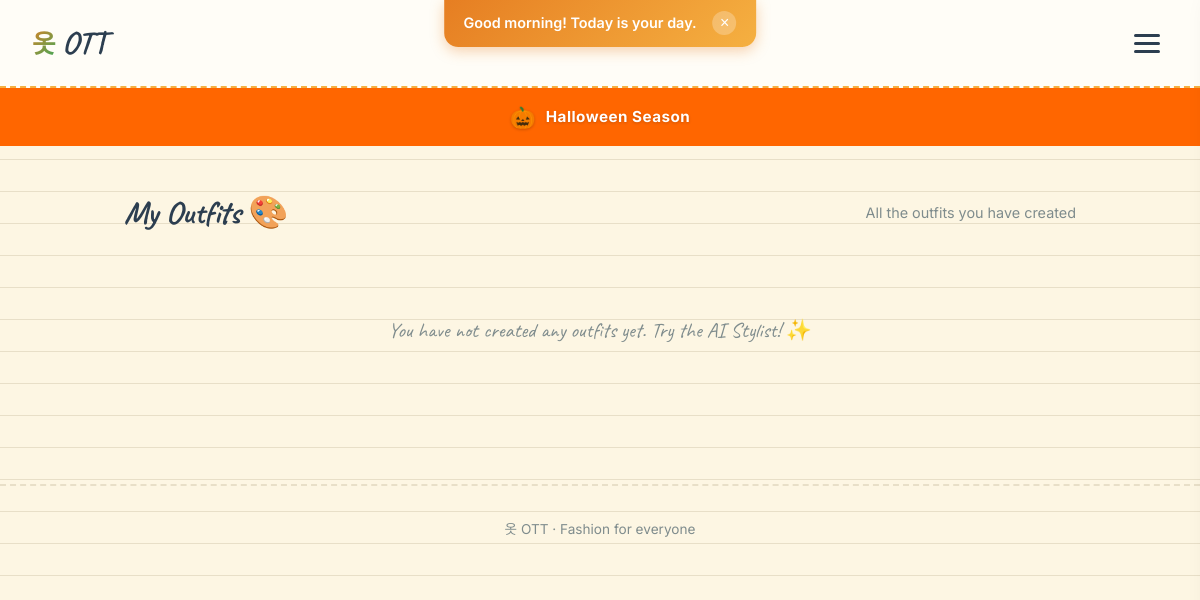
/outfits (signed in), run on an earlier commit of the app's database.
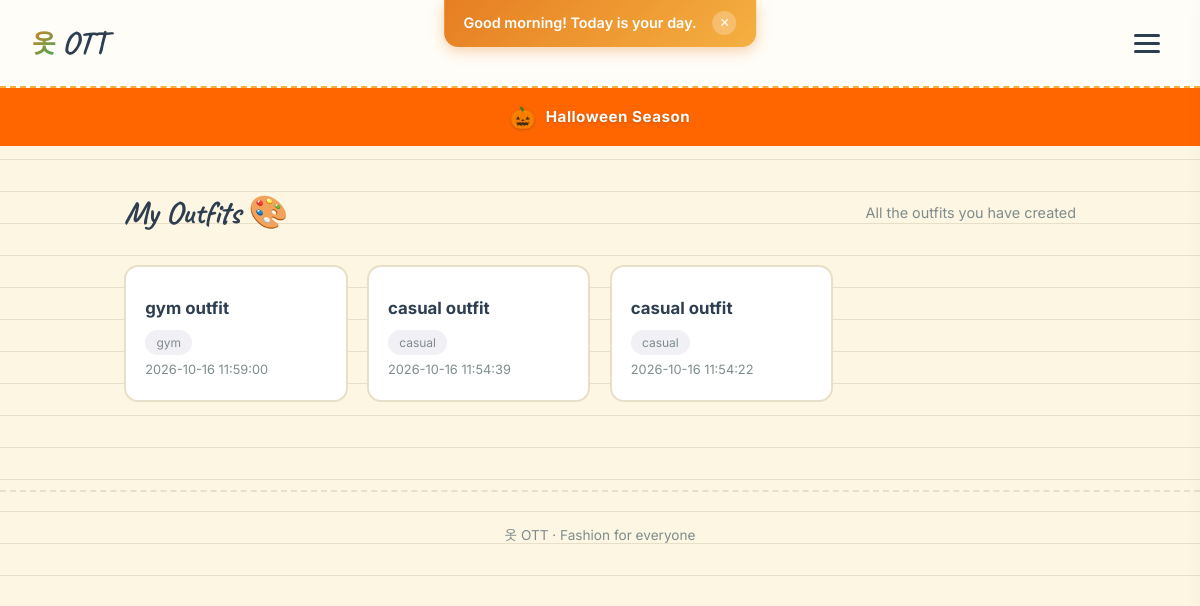
And on a later commit of the database.
### tables this page shows
CREATE TABLE outfits (
    id INTEGER PRIMARY KEY AUTOINCREMENT,
    user_id INTEGER NOT NULL,
    title TEXT,
    occasion TEXT,
    item_ids TEXT,
    created_at TIMESTAMP DEFAULT CURRENT_TIMESTAMP, is_public INTEGER DEFAULT 0,
    FOREIGN KEY(user_id) REFERENCES users(id)
);

### app.py (the view)
@app.route("/outfits")
@login_required
def outfit_history():
    uid = session["user_id"]
    try:
        rows = db.execute("SELECT id, title, occasion, created_at FROM outfits WHERE user_id = ? ORDER BY created_at DESC LIMIT 50", uid)
    except Exception:
        rows = []
    return render_template("outfit_history.html", outfits=rows, total=len(rows))

### app.py (called while the page is built)
@app.context_processor
def inject_globals():
    from translations import get_text
    lang = session.get("lang", "en")
    season_name, season_emoji, season_color = get_seasonal_theme()
    return {
        "lang": lang,
        "t": lambda key: get_text(key, lang),
        "season_name": season_name,
        "season_emoji": season_emoji,
        "season_color": season_color,
    }

### helpers.py (called while the page is built)
def login_required(f):
    @wraps(f)
    def decorated(*args, **kwargs):
        if session.get("user_id") is None:
            return redirect("/login")
        return f(*args, **kwargs)
    return decorated

def get_seasonal_theme():
    from datetime import datetime
    month = datetime.now().month
    themes = {
        1:  ("Winter Cozy", "❄️", "#87CEEB"),
        2:  ("Valentine",   "💕", "#FF69B4"),
        3:  ("Spring",      "🌸", "#FFB6C1"),
        4:  ("Spring",      "🌸", "#FFB6C1"),
        5:  ("Summer",      "☀️", "#FFD700"),
        6:  ("Summer",      "☀️", "#FFD700"),
        7:  ("Summer Vibes", "🏖️", "#00CED1"),
        8:  ("Late Summer", "🌊", "#20B2AA"),
        9:  ("Pre-Fall",    "🍃", "#DAA520"),
        10: ("Halloween",   "🎃", "#FF6600"),
        11: ("Autumn",      "🍂", "#8B4513"),
        12: ("Christmas",   "🎄", "#DC143C"),
    }
    return themes.get(month, ("Default", "✨", "#E67E22"))

### translations.py (called while the page is built)
def get_text(key, lang="en"):
    return TRANSLATIONS.get(lang, TRANSLATIONS["en"]).get(key, key)

### templates/outfit_history.html (shortened to what this page needs)
{% extends "layout.html" %}
{% block main %}
<div class="page-head">
    <h1>My Outfits 🎨</h1>
    <p class="muted">All the outfits you have created</p>
</div>
{% if outfits %}
<div class="grid">
    {% for o in outfits %}
    <div class="card">
        <h3>{{ o.title }}</h3>
        <span class="tag">{{ o.occasion }}</span>
        <p class="muted" style="font-size: 0.8rem;">{{ o.created_at }}</p>
    </div>
    {% endfor %}
</div>
{% else %}
<p class="empty">You have not created any outfits yet. Try the AI Stylist! ✨</p>
{% endif %}
{% endblock %}

### templates/layout.html (shortened to what this page needs)
<!DOCTYPE html>
<html lang="{{ lang|default('en') }}" dir="{% if lang == 'ar' %}rtl{% else %}ltr{% endif %}" translate="no">
<head>
<link rel="stylesheet" href="{{ url_for('static', filename='css/style.css') }}">
</head>
<body class="notranslate">
<nav class="nav">
    <a href="/" class="brand">
        <span class="korean">옷</span>
        <span class="name">OTT</span>
    </a>
    <button class="menu-btn" onclick="toggleSidebar()" aria-label="Menu">
        <span></span><span></span><span></span>
    </button>
</nav>
<div class="season-banner" style="background: {{ season_color }};">
    <span>{{ season_emoji }}</span>
    <span>{{ season_name }} Season</span>
</div>
<main class="container">
    {% block main %}{% endblock %}
</main>
<footer class="footer">
    <p>옷 OTT · Fashion for everyone</p>
</footer>
</body>
</html>

What changed in the data, as far as the page shows it:
added outfits: title "gym outfit", occasion "gym", created_at "2026-10-16 11:59:00"
added outfits: title "casual outfit", occasion "casual", created_at "2026-10-16 11:54:39"
added outfits: title "casual outfit", occasion "casual", created_at "2026-10-16 11:54:22"
Also different on the page:
text no longer shown: "You have not created any outfits yet. Try the AI Stylist! ✨"
